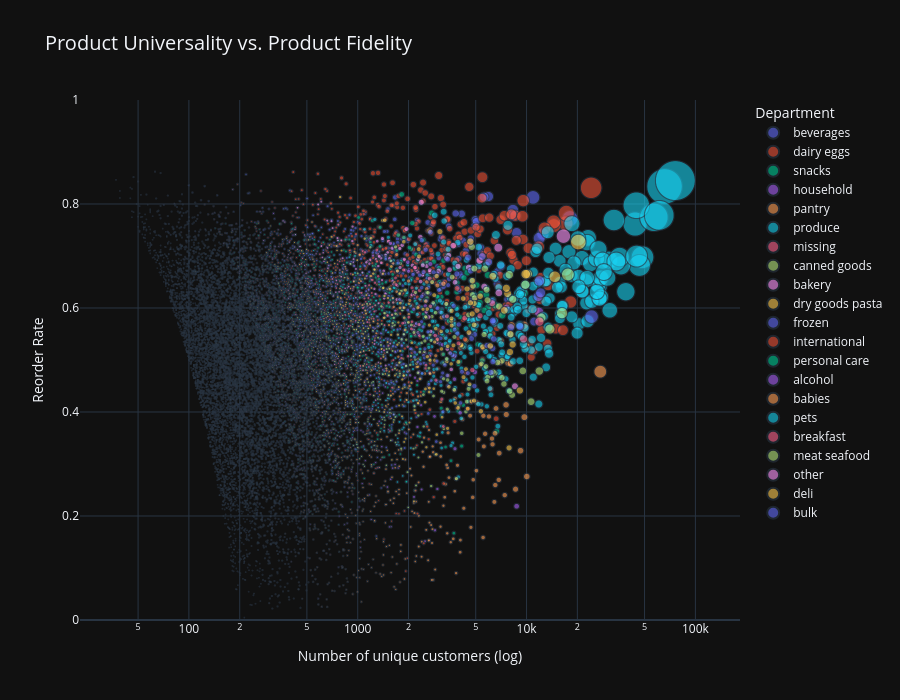

Here is the notebook cell this chart was saved with:
### Markdown cell above
### We are now looking on the driver effect of a product
In this next section, we will see whether one or more supermarket products structure specific purchasing behavior. A “driver product” is a product that is purchased frequently by many customers. It is also a product that is associated with other products. It is a product that structures the shopping basket (size, composition).

Note that it is not necessarily the one with the highest reorder rate.
#### Universality vs loyalty

### Code cell
df["reordered"] = df["reordered"].astype(int)

# Compute product-level statistics combining reach and loyalty dimensions
product_stats = (
    df.groupby(["product_name", "department"])
      .agg(
          n_customers=("user_id", "nunique"),
          total_orders=("order_id", "size"),
          reorders=("reordered", "sum")
      )
      .assign(
          reorder_rate=lambda x: x["reorders"] / x["total_orders"]
      )
      .reset_index()
)

# Filter out low-support products to improve signal reliability
product_stats = product_stats.query(
    "total_orders >= 200 and n_customers >= 20"
)

plt.figure(figsize=(14,8))

fig = px.scatter(
    product_stats,
    x="n_customers",
    y="reorder_rate",
    size="total_orders",        # bubble size reflects sales volume
    color="department",         # color encodes product category
    hover_name="product_name",
    hover_data={
        "n_customers": True,
        "reorder_rate": ':.2f',
        "total_orders": True,
        "department": True
    },
    size_max=40,
    opacity=0.6,
    title="Product Universality vs. Product Fidelity"
)

# Log scale to handle the long-tail distribution of customer reach
fig.update_xaxes(
    type="log",
    title="Number of unique customers (log)"
)

# Constrain y-axis to valid reorder rate range
fig.update_yaxes(
    range=[0,1],
    title="Reorder Rate"
)

# Layout tuned for strategic readability
fig.update_layout(
    height=700,
    legend_title_text="Department",
    template="plotly_dark",
    title_font_size=20
)

fig.show()

### Figure 1 — Plotly figure (JSON) as saved in the notebook; plotly's stock layout.template omitted (floating-point values rounded to 4 significant figures; data arrays with more than 128 entries replaced by an {"elided": "..."} marker saying what was removed)
{"data": [{"customdata": {"elided": "1473x2 mixed values"}, "hovertemplate": "<b>%{hovertext}</b><br><br>department=%{customdata[1]}<br>n_customers=%{x}<br>reorder_rate=%{y:.2f}<br>total_orders=%{customdata[0]}<extra></extra>", "hovertext": {"elided": "1473 str values"}, "legendgroup": "beverages", "marker": {"color": "#636efa", "opacity": 0.6, "size": {"elided": "1473 int values"}, "sizemode": "area", "sizeref": 307.1, "symbol": "circle"}, "mode": "markers", "name": "beverages", "showlegend": true, "x": {"elided": "1473 int values"}, "xaxis": "x", "y": {"elided": "1473 float values"}, "yaxis": "y", "type": "scattergl"}, {"customdata": {"elided": "1758x2 mixed values"}, "hovertemplate": "<b>%{hovertext}</b><br><br>department=%{customdata[1]}<br>n_customers=%{x}<br>reorder_rate=%{y:.2f}<br>total_orders=%{customdata[0]}<extra></extra>", "hovertext": {"elided": "1758 str values"}, "legendgroup": "dairy eggs", "marker": {"color": "#EF553B", "opacity": 0.6, "size": {"elided": "1758 int values"}, "sizemode": "area", "sizeref": 307.1, "symbol": "circle"}, "mode": "markers", "name": "dairy eggs", "showlegend": true, "x": {"elided": "1758 int values"}, "xaxis": "x", "y": {"elided": "1758 float values"}, "yaxis": "y", "type": "scattergl"}, {"customdata": {"elided": "2035x2 mixed values"}, "hovertemplate": "<b>%{hovertext}</b><br><br>department=%{customdata[1]}<br>n_customers=%{x}<br>reorder_rate=%{y:.2f}<br>total_orders=%{customdata[0]}<extra></extra>", "hovertext": {"elided": "2035 str values"}, "legendgroup": "snacks", "marker": {"color": "#00cc96", "opacity": 0.6, "size": {"elided": "2035 int values"}, "sizemode": "area", "sizeref": 307.1, "symbol": "circle"}, "mode": "markers", "name": "snacks", "showlegend": true, "x": {"elided": "2035 int values"}, "xaxis": "x", "y": {"elided": "2035 float values"}, "yaxis": "y", "type": "scattergl"}, {"customdata": {"elided": "691x2 mixed values"}, "hovertemplate": "<b>%{hovertext}</b><br><br>department=%{customdata[1]}<br>n_customers=%{x}<br>reorder_rate=%{y:.2f}<br>total_orders=%{customdata[0]}<extra></extra>", "hovertext": {"elided": "691 str values"}, "legendgroup": "household", "marker": {"color": "#ab63fa", "opacity": 0.6, "size": {"elided": "691 int values"}, "sizemode": "area", "sizeref": 307.1, "symbol": "circle"}, "mode": "markers", "name": "household", "showlegend": true, "x": {"elided": "691 int values"}, "xaxis": "x", "y": {"elided": "691 float values"}, "yaxis": "y", "type": "scattergl"}, {"customdata": {"elided": "1412x2 mixed values"}, "hovertemplate": "<b>%{hovertext}</b><br><br>department=%{customdata[1]}<br>n_customers=%{x}<br>reorder_rate=%{y:.2f}<br>total_orders=%{customdata[0]}<extra></extra>", "hovertext": {"elided": "1412 str values"}, "legendgroup": "pantry", "marker": {"color": "#FFA15A", "opacity": 0.6, "size": {"elided": "1412 int values"}, "sizemode": "area", "sizeref": 307.1, "symbol": "circle"}, "mode": "markers", "name": "pantry", "showlegend": true, "x": {"elided": "1412 int values"}, "xaxis": "x", "y": {"elided": "1412 float values"}, "yaxis": "y", "type": "scattergl"}, {"customdata": {"elided": "967x2 mixed values"}, "hovertemplate": "<b>%{hovertext}</b><br><br>department=%{customdata[1]}<br>n_customers=%{x}<br>reorder_rate=%{y:.2f}<br>total_orders=%{customdata[0]}<extra></extra>", "hovertext": {"elided": "967 str values"}, "legendgroup": "produce", "marker": {"color": "#19d3f3", "opacity": 0.6, "size": {"elided": "967 int values"}, "sizemode": "area", "sizeref": 307.1, "symbol": "circle"}, "mode": "markers", "name": "produce", "showlegend": true, "x": {"elided": "967 int values"}, "xaxis": "x", "y": {"elided": "967 float values"}, "yaxis": "y", "type": "scattergl"}, {"customdata": {"elided": "71x2 mixed values"}, "hovertemplate": "<b>%{hovertext}</b><br><br>department=%{customdata[1]}<br>n_customers=%{x}<br>reorder_rate=%{y:.2f}<br>total_orders=%{customdata[0]}<extra></extra>", "hovertext": ["100% Grass-Fed No-Grain Strawberry Yogurt", "Almond Milk Vanilla Yogurt", "Broccoli  Bunch", "Cayenne Cleanse Kombucha", "Chocolate Almond Crunch Ice Cream", "Cilantro Bunch", "Cookie Dough Ice Cream Chocolate Chip", "Dairy Free French Vanilla Creamer Almond Milk", "Eat Your Colors Purples Puree Baby Food", "Eat Your Colors Reds Puree Baby Food", "Fresh 'n Clean Sliced Mushrooms", "Fresh Organic Carrots", "Ginger Lemon Kombucha", "Ginger/Garlic Vegetable Stir Fry Kit", "Green House Grown Miraculously Sweet Tomatoes", "Icelandic Style Cream-Skyr 4% Milkfat Strained Whole-Milk Yogurt Mango", "Lemon Bag", "Lemon Cayenne Drinking Vinegar", "Lime Grain-Free Tortilla Chips", "Magic Tape Refillable Dispenser 3/4\\\" x 850\\\"", "Maple Almond Bar", "Mexican Chocolate Yogurt", "Mocha Nitro Cold Brew Coffee With Almond Milk", "Nacho Grain-Free Tortilla Chips", "Natural Lemon Flavored Sparkling Water", "Natural Uncured Beef Hot Dog", "No.4 Natural Brown Cone Coffee Filters", "Oatneal Cookie Ice Cream", "Organic Asian Chopped Salad Kit", "Organic Blue Corn Tortilla Dippers", "Organic Cashew Nondairy Blueberry Yogurt", "Organic Cashew Nondairy Vanilla Yogurt", "Organic Celery Bunch", "Organic Chocolate Chip Cookie Dough", "Organic Crookneck Squash", "Organic Grassmilk Yogurt Wild Blueberry", "Organic Ground Chicken", "Organic Kiwi Bag", "Organic Mango Yogurt", "Organic Nondairy Lemon Cashew Yogurt", "Organic Nondairy Strawberry Cashew Yogurt", "Organic Original Coconut Non-Dairy Beverage", "Organic Pink Lady (Cripps) Apple", "Organic Pink Lady (Cripps) Apple Bag", "Organic Plain Unsweetened Nondairy Cashew Yogurt", "Organic Poblano Pepper", "Organic Red Anjou Pear", "Organic Riced Cauliflower", "Organic Uncured Beef Hot Dog", "Organic Vanilla Grassmilk Yogurt", "Organic Vanilla Sugar Cookies", "Organic Whole Milk Washington Black Cherry Yogurt", "Peanut Butter & Coconut Bar", "Peanut Butter Ice Cream Cup", "Plain Organic Grassmilk Yogurt Cup", "Protein Bar Maple Sea Salt", "Protein Bar Mint Chocolate", "Purple Sweet Potato (Yam)", "Red Beet Bunch", "S'mores Ice Cream", "Satsuma", "Sea-Salt Grain-Free Tortilla Chips", "Soy & Dairy Free Plain Unsweetened Almond Milk Yogurt", "Stage 2 Eat Your Colors Organic, Green: Pea, Kiwi, Pear & Avocado Baby Food", "Strained Non-Fat Strawberry Icelandic Style Skyr Yogurt", "Strawberry Whole Milk Drinkable Yogurt", "Sumo Mandarin", "Uncured Beef Hot Dog", "Water Filtration Pitcher Advanced Replacement Filter", "White Apple Cauliflower & Leek Organic Baby Food", "Whole Milk Yogurt Organic Indonesian Vanilla Bean"], "legendgroup": "missing", "marker": {"color": "#FF6692", "opacity": 0.6, "size": [313, 242, 221, 977, 272, 612, 1506, 369, 427, 363, 210, 654, 206, 263, 284, 557, 738, 201, 419, 247, 373, 491, 227, 222, 1618, 264, 291, 750, 410, 266, 688, 859, 1845, 775, 446, 318, 877, 238, 1804, 478, 987, 224, 377, 255, 956, 381, 232, 9189, 700, 312, 326, 1506, 331, 2194, 369, 676, 491, 309, 348, 804, 291, 563, 1105, 339, 879, 281, 435, 1072, 242, 460, 479], "sizemode": "area", "sizeref": 307.1, "symbol": "circle"}, "mode": "markers", "name": "missing", "showlegend": true, "x": [237, 99, 138, 331, 191, 312, 957, 220, 272, 237, 107, 428, 139, 199, 230, 252, 358, 106, 222, 211, 178, 288, 164, 141, 689, 185, 204, 456, 326, 111, 356, 491, 1305, 503, 319, 235, 532, 158, 775, 275, 448, 76, 216, 177, 426, 310, 147, 4772, 547, 224, 238, 737, 152, 1142, 251, 387, 269, 222, 232, 548, 236, 285, 519, 203, 475, 158, 203, 766, 191, 248, 247], "xaxis": "x", "y": [0.2428, 0.5909, 0.3756, 0.6612, 0.2978, 0.4902, 0.3645, 0.4038, 0.363, 0.3471, 0.4905, 0.3456, 0.3252, 0.2433, 0.1901, 0.5476, 0.5149, 0.4726, 0.4702, 0.1457, 0.5228, 0.4134, 0.2775, 0.3649, 0.5742, 0.2992, 0.299, 0.392, 0.2049, 0.5827, 0.4826, 0.4284, 0.2927, 0.351, 0.2848, 0.261, 0.3934, 0.3361, 0.5704, 0.4247, 0.5461, 0.6607, 0.4271, 0.3059, 0.5544, 0.1864, 0.3664, 0.4807, 0.2186, 0.2821, 0.2699, 0.5106, 0.5408, 0.4795, 0.3198, 0.4275, 0.4521, 0.2816, 0.3333, 0.3184, 0.189, 0.4938, 0.5303, 0.4012, 0.4596, 0.4377, 0.5333, 0.2854, 0.2107, 0.4609, 0.4843], "yaxis": "y", "type": "scattergl"}, {"customdata": {"elided": "677x2 mixed values"}, "hovertemplate": "<b>%{hovertext}</b><br><br>department=%{customdata[1]}<br>n_customers=%{x}<br>reorder_rate=%{y:.2f}<br>total_orders=%{customdata[0]}<extra></extra>", "hovertext": {"elided": "677 str values"}, "legendgroup": "canned goods", "marker": {"color": "#B6E880", "opacity": 0.6, "size": {"elided": "677 int values"}, "sizemode": "area", "sizeref": 307.1, "symbol": "circle"}, "mode": "markers", "name": "canned goods", "showlegend": true, "x": {"elided": "677 int values"}, "xaxis": "x", "y": {"elided": "677 float values"}, "yaxis": "y", "type": "scattergl"}, {"customdata": {"elided": "647x2 mixed values"}, "hovertemplate": "<b>%{hovertext}</b><br><br>department=%{customdata[1]}<br>n_customers=%{x}<br>reorder_rate=%{y:.2f}<br>total_orders=%{customdata[0]}<extra></extra>", "hovertext": {"elided": "647 str values"}, "legendgroup": "bakery", "marker": {"color": "#FF97FF", "opacity": 0.6, "size": {"elided": "647 int values"}, "sizemode": "area", "sizeref": 307.1, "symbol": "circle"}, "mode": "markers", "name": "bakery", "showlegend": true, "x": {"elided": "647 int values"}, "xaxis": "x", "y": {"elided": "647 float values"}, "yaxis": "y", "type": "scattergl"}, {"customdata": {"elided": "622x2 mixed values"}, "hovertemplate": "<b>%{hovertext}</b><br><br>department=%{customdata[1]}<br>n_customers=%{x}<br>reorder_rate=%{y:.2f}<br>total_orders=%{customdata[0]}<extra></extra>", "hovertext": {"elided": "622 str values"}, "legendgroup": "dry goods pasta", "marker": {"color": "#FECB52", "opacity": 0.6, "size": {"elided": "622 int values"}, "sizemode": "area", "sizeref": 307.1, "symbol": "circle"}, "mode": "markers", "name": "dry goods pasta", "showlegend": true, "x": {"elided": "622 int values"}, "xaxis": "x", "y": {"elided": "622 float values"}, "yaxis": "y", "type": "scattergl"}, {"customdata": {"elided": "1542x2 mixed values"}, "hovertemplate": "<b>%{hovertext}</b><br><br>department=%{customdata[1]}<br>n_customers=%{x}<br>reorder_rate=%{y:.2f}<br>total_orders=%{customdata[0]}<extra></extra>", "hovertext": {"elided": "1542 str values"}, "legendgroup": "frozen", "marker": {"color": "#636efa", "opacity": 0.6, "size": {"elided": "1542 int values"}, "sizemode": "area", "sizeref": 307.1, "symbol": "circle"}, "mode": "markers", "name": "frozen", "showlegend": true, "x": {"elided": "1542 int values"}, "xaxis": "x", "y": {"elided": "1542 float values"}, "yaxis": "y", "type": "scattergl"}, {"customdata": {"elided": "259x2 mixed values"}, "hovertemplate": "<b>%{hovertext}</b><br><br>department=%{customdata[1]}<br>n_customers=%{x}<br>reorder_rate=%{y:.2f}<br>total_orders=%{customdata[0]}<extra></extra>", "hovertext": {"elided": "259 str values"}, "legendgroup": "international", "marker": {"color": "#EF553B", "opacity": 0.6, "size": {"elided": "259 int values"}, "sizemode": "area", "sizeref": 307.1, "symbol": "circle"}, "mode": "markers", "name": "international", "showlegend": true, "x": {"elided": "259 int values"}, "xaxis": "x", "y": {"elided": "259 float values"}, "yaxis": "y", "type": "scattergl"}, {"customdata": {"elided": "480x2 mixed values"}, "hovertemplate": "<b>%{hovertext}</b><br><br>department=%{customdata[1]}<br>n_customers=%{x}<br>reorder_rate=%{y:.2f}<br>total_orders=%{customdata[0]}<extra></extra>", "hovertext": {"elided": "480 str values"}, "legendgroup": "personal care", "marker": {"color": "#00cc96", "opacity": 0.6, "size": {"elided": "480 int values"}, "sizemode": "area", "sizeref": 307.1, "symbol": "circle"}, "mode": "markers", "name": "personal care", "showlegend": true, "x": {"elided": "480 int values"}, "xaxis": "x", "y": {"elided": "480 float values"}, "yaxis": "y", "type": "scattergl"}, {"customdata": {"elided": "149x2 mixed values"}, "hovertemplate": "<b>%{hovertext}</b><br><br>department=%{customdata[1]}<br>n_customers=%{x}<br>reorder_rate=%{y:.2f}<br>total_orders=%{customdata[0]}<extra></extra>", "hovertext": {"elided": "149 str values"}, "legendgroup": "alcohol", "marker": {"color": "#ab63fa", "opacity": 0.6, "size": {"elided": "149 int values"}, "sizemode": "area", "sizeref": 307.1, "symbol": "circle"}, "mode": "markers", "name": "alcohol", "showlegend": true, "x": {"elided": "149 int values"}, "xaxis": "x", "y": {"elided": "149 float values"}, "yaxis": "y", "type": "scattergl"}, {"customdata": {"elided": "339x2 mixed values"}, "hovertemplate": "<b>%{hovertext}</b><br><br>department=%{customdata[1]}<br>n_customers=%{x}<br>reorder_rate=%{y:.2f}<br>total_orders=%{customdata[0]}<extra></extra>", "hovertext": {"elided": "339 str values"}, "legendgroup": "babies", "marker": {"color": "#FFA15A", "opacity": 0.6, "size": {"elided": "339 int values"}, "sizemode": "area", "sizeref": 307.1, "symbol": "circle"}, "mode": "markers", "name": "babies", "showlegend": true, "x": {"elided": "339 int values"}, "xaxis": "x", "y": {"elided": "339 float values"}, "yaxis": "y", "type": "scattergl"}, {"customdata": {"elided": "139x2 mixed values"}, "hovertemplate": "<b>%{hovertext}</b><br><br>department=%{customdata[1]}<br>n_customers=%{x}<br>reorder_rate=%{y:.2f}<br>total_orders=%{customdata[0]}<extra></extra>", "hovertext": {"elided": "139 str values"}, "legendgroup": "pets", "marker": {"color": "#19d3f3", "opacity": 0.6, "size": {"elided": "139 int values"}, "sizemode": "area", "sizeref": 307.1, "symbol": "circle"}, "mode": "markers", "name": "pets", "showlegend": true, "x": {"elided": "139 int values"}, "xaxis": "x", "y": {"elided": "139 float values"}, "yaxis": "y", "type": "scattergl"}, {"customdata": {"elided": "493x2 mixed values"}, "hovertemplate": "<b>%{hovertext}</b><br><br>department=%{customdata[1]}<br>n_customers=%{x}<br>reorder_rate=%{y:.2f}<br>total_orders=%{customdata[0]}<extra></extra>", "hovertext": {"elided": "493 str values"}, "legendgroup": "breakfast", "marker": {"color": "#FF6692", "opacity": 0.6, "size": {"elided": "493 int values"}, "sizemode": "area", "sizeref": 307.1, "symbol": "circle"}, "mode": "markers", "name": "breakfast", "showlegend": true, "x": {"elided": "493 int values"}, "xaxis": "x", "y": {"elided": "493 float values"}, "yaxis": "y", "type": "scattergl"}, {"customdata": {"elided": "346x2 mixed values"}, "hovertemplate": "<b>%{hovertext}</b><br><br>department=%{customdata[1]}<br>n_customers=%{x}<br>reorder_rate=%{y:.2f}<br>total_orders=%{customdata[0]}<extra></extra>", "hovertext": {"elided": "346 str values"}, "legendgroup": "meat seafood", "marker": {"color": "#B6E880", "opacity": 0.6, "size": {"elided": "346 int values"}, "sizemode": "area", "sizeref": 307.1, "symbol": "circle"}, "mode": "markers", "name": "meat seafood", "showlegend": true, "x": {"elided": "346 int values"}, "xaxis": "x", "y": {"elided": "346 float values"}, "yaxis": "y", "type": "scattergl"}, {"customdata": [[1358, "other"], [279, "other"], [226, "other"], [207, "other"], [473, "other"], [373, "other"], [415, "other"], [852, "other"], [455, "other"], [816, "other"], [549, "other"], [259, "other"], [399, "other"], [257, "other"], [214, "other"], [367, "other"], [346, "other"], [1622, "other"], [346, "other"], [330, "other"], [281, "other"], [433, "other"], [414, "other"], [200, "other"], [232, "other"], [502, "other"], [400, "other"], [229, "other"], [4150, "other"], [240, "other"], [626, "other"], [220, "other"], [322, "other"], [606, "other"]], "hovertemplate": "<b>%{hovertext}</b><br><br>department=%{customdata[1]}<br>n_customers=%{x}<br>reorder_rate=%{y:.2f}<br>total_orders=%{customdata[0]}<extra></extra>", "hovertext": ["93/7 Ground Beef", "Black Chia Seeds", "Caramelized Pecans", "Carob Spirulina Energy Chunks", "Cherry Vanilla Granola", "Cinnamon Vanilla Creme Liquid Coffee Creamer", "Classic Vanilla Coffee Creamer", "Coconut Almond Granola", "Coconut Flour", "Coffee Mate French Vanilla Creamer Packets", "Creamer", "Deluxe Nut Mix", "Early Result Pregnancy Test", "Giraffes Diapers Size 4 L", "Infants Pain Reliever and Fever Reducer Berry Drops", "Italian Sweet Creme Creamer", "Kiwifruit", "Light CocoWhip! Coconut Whipped Topping", "Liquid Teething Relief", "Max AAA Batteries", "Maximum Strength Original Paste Diaper Rash Ointment", "Multivitamin, Kids Complete, Gummies", "Organic Breakfast Blend Coffee", "Organic Coco Whip", "Original Liquid Coffee Creamer", "Pierogi Potato & Cheese", "Pinot Noir Rose", "Queso Fresco Cheese", "Roasted Almond Butter", "Roasted Salted Pistachios", "Roasted Unsalted Almonds", "Traditional Panettone", "Tulips", "Walnuts"], "legendgroup": "other", "marker": {"color": "#FF97FF", "opacity": 0.6, "size": [1358, 279, 226, 207, 473, 373, 415, 852, 455, 816, 549, 259, 399, 257, 214, 367, 346, 1622, 346, 330, 281, 433, 414, 200, 232, 502, 400, 229, 4150, 240, 626, 220, 322, 606], "sizemode": "area", "sizeref": 307.1, "symbol": "circle"}, "mode": "markers", "name": "other", "showlegend": true, "x": [492, 231, 129, 85, 184, 144, 134, 402, 404, 232, 228, 121, 306, 129, 118, 113, 210, 810, 207, 288, 177, 249, 180, 133, 105, 274, 126, 154, 1325, 140, 355, 162, 122, 455], "xaxis": "x", "y": [0.6377, 0.172, 0.4292, 0.5894, 0.611, 0.6139, 0.6771, 0.5282, 0.1121, 0.7157, 0.5847, 0.5328, 0.2331, 0.4981, 0.4486, 0.6921, 0.3931, 0.5006, 0.4017, 0.1273, 0.3701, 0.4249, 0.5652, 0.335, 0.5474, 0.4542, 0.685, 0.3275, 0.6807, 0.4167, 0.4329, 0.2636, 0.6211, 0.2492], "yaxis": "y", "type": "scattergl"}, {"customdata": {"elided": "536x2 mixed values"}, "hovertemplate": "<b>%{hovertext}</b><br><br>department=%{customdata[1]}<br>n_customers=%{x}<br>reorder_rate=%{y:.2f}<br>total_orders=%{customdata[0]}<extra></extra>", "hovertext": {"elided": "536 str values"}, "legendgroup": "deli", "marker": {"color": "#FECB52", "opacity": 0.6, "size": {"elided": "536 int values"}, "sizemode": "area", "sizeref": 307.1, "symbol": "circle"}, "mode": "markers", "name": "deli", "showlegend": true, "x": {"elided": "536 int values"}, "xaxis": "x", "y": {"elided": "536 float values"}, "yaxis": "y", "type": "scattergl"}, {"customdata": [[2697, "bulk"], [10596, "bulk"], [785, "bulk"], [2918, "bulk"], [317, "bulk"], [517, "bulk"], [412, "bulk"], [1392, "bulk"], [525, "bulk"], [6639, "bulk"], [1289, "bulk"], [851, "bulk"], [357, "bulk"], [794, "bulk"], [1309, "bulk"], [1418, "bulk"], [211, "bulk"], [732, "bulk"], [570, "bulk"]], "hovertemplate": "<b>%{hovertext}</b><br><br>department=%{customdata[1]}<br>n_customers=%{x}<br>reorder_rate=%{y:.2f}<br>total_orders=%{customdata[0]}<extra></extra>", "hovertext": ["Apricots", "Dried Mango", "Israeli Couscous", "Organic Black Mission Figs", "Organic Hemp Plus Granola", "Organic Mung Beans", "Organic Pearled Barley", "Organic Quick Rolled Oats", "Organic Red Kidney Beans", "Organic Rolled Oats", "Organic Royal Rainbow Quinoa", "Organic Short Brown Sprouted Rice", "Organic Split Green Peas", "Organic Turkish Apricots", "Pesto Sauce", "Rolled Oats", "Super Nutty Granola", "Vegetable Chips", "Whole Medjool Dates"], "legendgroup": "bulk", "marker": {"color": "#636efa", "opacity": 0.6, "size": [2697, 10596, 785, 2918, 317, 517, 412, 1392, 525, 6639, 1289, 851, 357, 794, 1309, 1418, 211, 732, 570], "sizemode": "area", "sizeref": 307.1, "symbol": "circle"}, "mode": "markers", "name": "bulk", "showlegend": true, "x": [1598, 2693, 555, 1586, 124, 303, 313, 535, 390, 2395, 725, 482, 253, 399, 526, 633, 65, 366, 240], "xaxis": "x", "y": [0.4075, 0.7458, 0.293, 0.4565, 0.6088, 0.4139, 0.2403, 0.6157, 0.2571, 0.6393, 0.4375, 0.4336, 0.2913, 0.4975, 0.5982, 0.5536, 0.6919, 0.5, 0.5789], "yaxis": "y", "type": "scattergl"}], "layout": {"xaxis": {"anchor": "y", "domain": [0.0, 1.0], "title": {"text": "Number of unique customers (log)"}, "type": "log"}, "yaxis": {"anchor": "x", "domain": [0.0, 1.0], "title": {"text": "Reorder Rate"}, "range": [0, 1]}, "legend": {"title": {"text": "Department"}, "tracegroupgap": 0, "itemsizing": "constant"}, "title": {"text": "Product Universality vs. Product Fidelity", "font": {"size": 20}}, "height": 700}}
